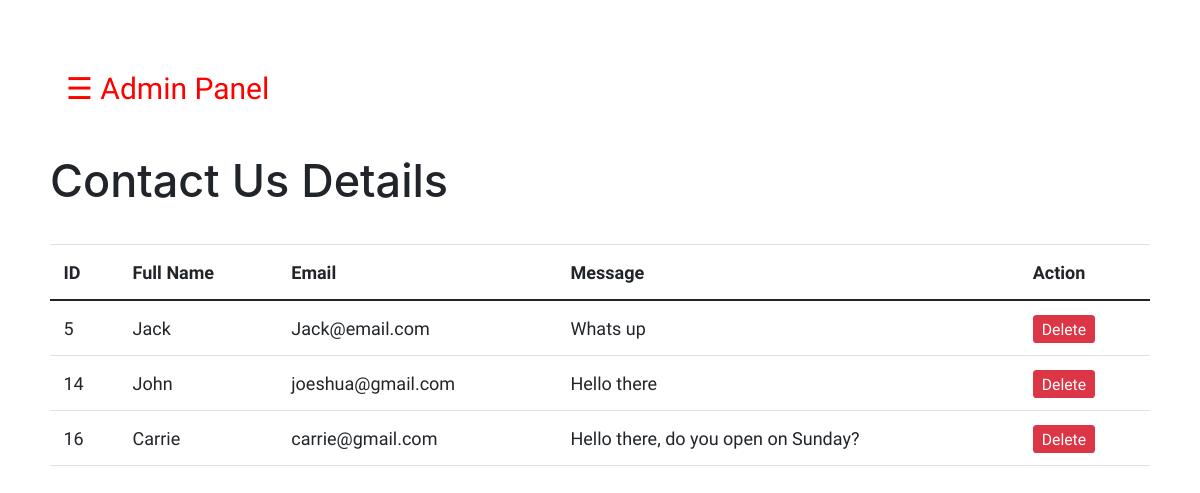
Page /Final/admin/contactusdetails.php on the committed database.
### tables this page shows
CREATE TABLE `contactus` (
  `id` int(11) NOT NULL,
  `name` varchar(50) NOT NULL,
  `email` varchar(50) NOT NULL,
  `msg` varchar(255) NOT NULL
);

### Final/admin/contactusdetails.php (the view, shortened to what this page needs)
        <?php
            include "sidebar.php";
        ?>
<!doctype html>
<html>
    <head>
    <link href="https://cdn.jsdelivr.net/npm/bootstrap@5.0.2/dist/css/bootstrap.min.css" rel="stylesheet">
    <link rel="stylesheet" href="https://cdn.jsdelivr.net/npm/bootstrap@4.0.0/dist/css/bootstrap.min.css">
    <link rel="stylesheet" href="https://cdnjs.cloudflare.com/ajax/libs/font-awesome/4.7.0/css/font-awesome.min.css">
    <link rel="stylesheet" href="./assets/css/style.css"></link>
    </head>
    <body style="margin:50px;">
        <br>
        <h1>Contact Us Details</h1>
        <br>
        <table class="table">
            <thead>
                <tr>
                    <th>ID</th>
                    <th>Full Name</th>
                    <th>Email</th>
                    <th>Message</th>
                    <th>Action</th>
                </tr>
            </thead>
            <tbody>
                <?php
                 include_once('dbconnect.php');
                $sql = "SELECT * FROM contactus;";
                $result = mysqli_query($con,$sql);
                while ($row = mysqli_fetch_assoc($result))
                    {
                       echo "<tr>
                           <td>" . $row["id"] . "</td>
                           <td>"  . $row["name"] . "</td>
                           <td>"  . $row["email"] . "</td>
                           <td>"  . $row["msg"] . "</td>
                           <td>
                               <a class ='btn-danger btn-sm' href='deletecontactus.php?id=$row[id]'> Delete </a>
                           </td>
                       </tr>";
                    }
                 ?>
            </tbody>
        </table>
    </body>
</html>

### Final/admin/assets/css/style.css (style rules this page uses)
* { margin: 0; padding: 0; font-family: 'Work Sans', sans-serif; font-size: 18px; transition: background-color .5s; }

### rows in the picture
contactus: id "5", name "Jack", email "Jack@email.com", msg "Whats up"
contactus: id "14", name "John", email "joeshua@gmail.com", msg "Hello there"
contactus: id "16", name "Carrie", email "carrie@gmail.com", msg "Hello there, do you open on Sunday?"
